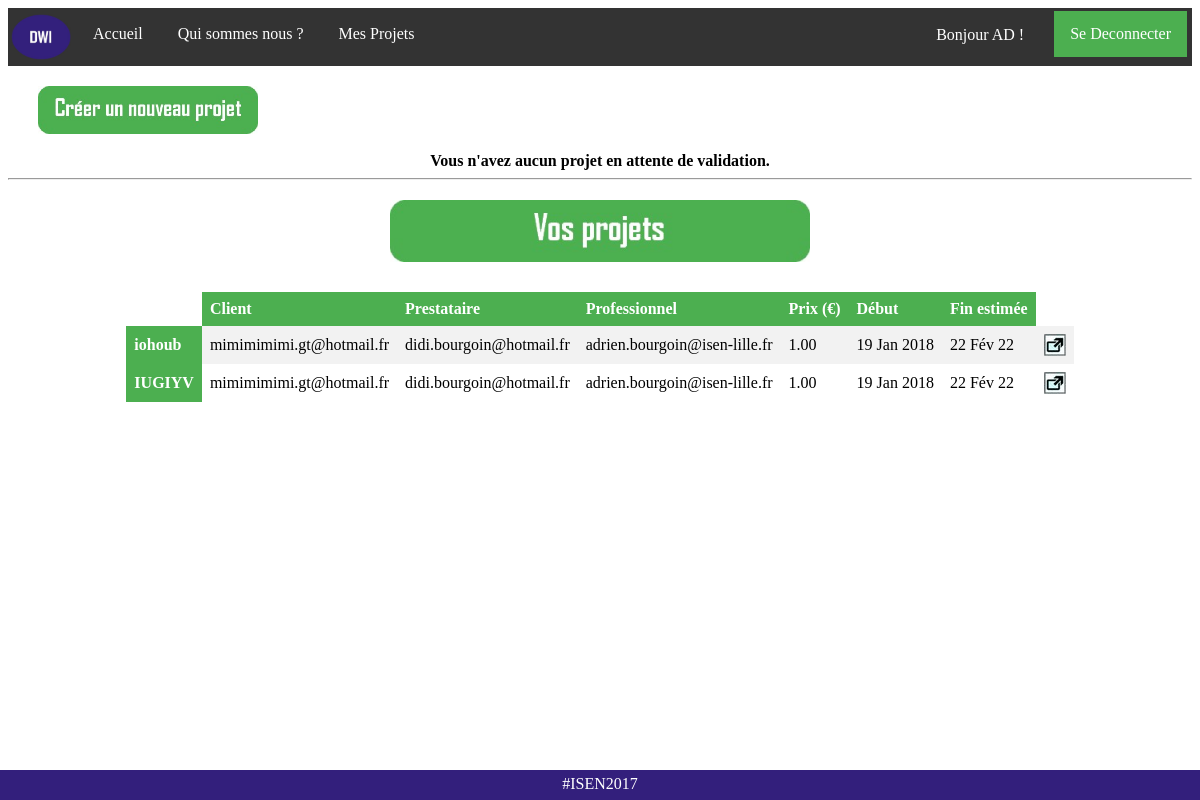
Page /connected (signed in) on the earlier database version.
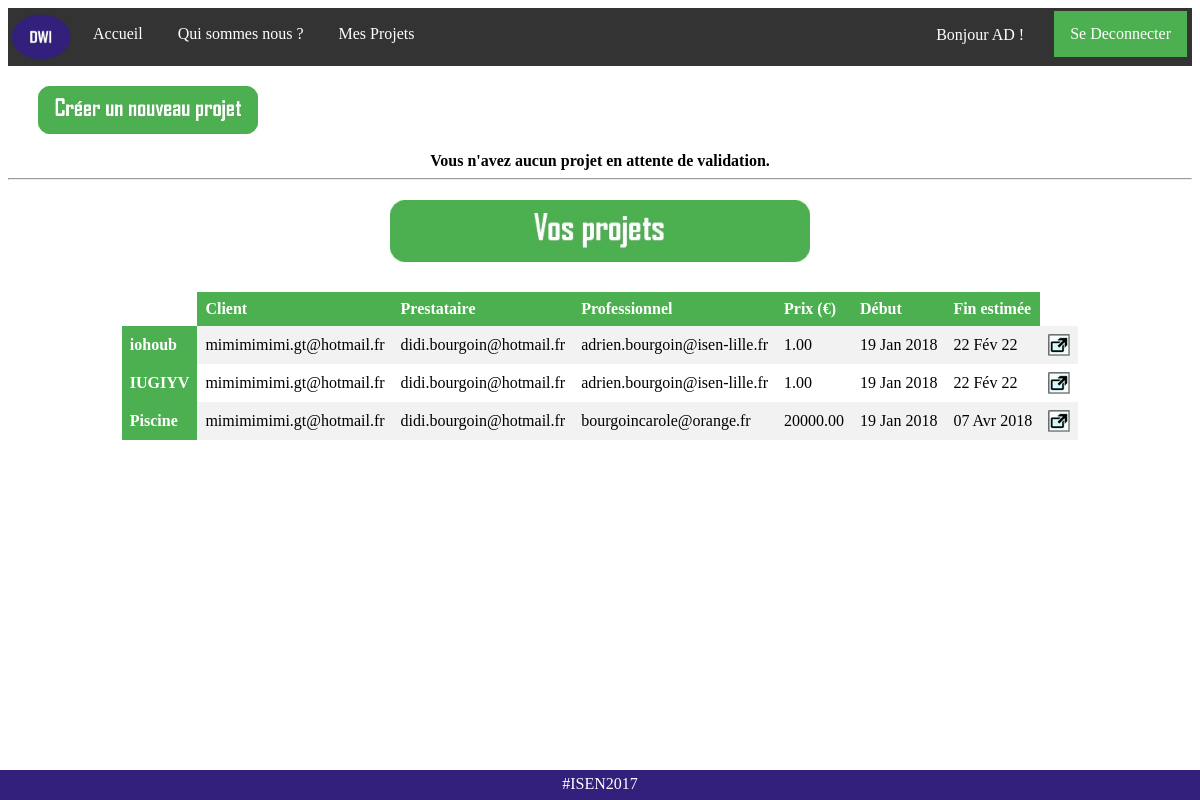
Same page on the later database version.
### TheSafeDeal_NoAdmin/models.py (models this page shows, shortened)
class CustomUser(AbstractUser):
    typeUser = models.CharField(max_length=30, choices=TYPE_USER,null=False, blank=False)
    projet = models.CharField(max_length=32, blank=True)
    email = models.EmailField(verbose_name='email address',max_length=255,unique=True,)
    def get_projects_list(self):
    	if self.projet == "" :
    		return []
    	else:
    		result = self.projet.split(';')
    		result.remove("")
    		return result
    def get_validated_projects_list(self):
    	user_type = self.typeUser
    	projects_list = self.get_projects_list()
    	validated_projects = []
    	unvalidated_projects = []
    	if len(projects_list) == 0:
    		return [],[]
    	for key_project in projects_list:
    		if user_type == 'Prestataire':
    			if Projet.objects.get(key=key_project).isValidate_Prestataire :
    				validated_projects.append(Projet.objects.get(key=key_project))
    			elif not Projet.objects.get(key=key_project).isValidate_Prestataire :
    				unvalidated_projects.append(Projet.objects.get(key=key_project))
    		elif user_type == 'Professionnel':
    			if Projet.objects.get(key=key_project).isValidate_Professionnel :
    				validated_projects.append(Projet.objects.get(key=key_project))
    			elif not Projet.objects.get(key=key_project).isValidate_Professionnel :
    				unvalidated_projects.append(Projet.objects.get(key=key_project))
    		elif user_type == 'Client':
    			if Projet.objects.get(key=key_project).isValidate_Client :
    				validated_projects.append(Projet.objects.get(key=key_project))
    			elif not Projet.objects.get(key=key_project).isValidate_Client :
    				unvalidated_projects.append(Projet.objects.get(key=key_project))
    	return validated_projects,unvalidated_projects

class Projet(models.Model):
	titre = models.CharField(max_length=200)
	key = models.CharField(max_length=32, unique=True)
	prestataire = models.TextField(max_length=150, blank=True)
	client = models.TextField(max_length=150)
	professionnel = models.TextField(max_length=150)
	date_debut = models.DateTimeField(auto_now_add = True, auto_now=False)
	date_fin = models.DateTimeField(auto_now = False, blank = False)
	description = models.TextField()
	prix = models.DecimalField(max_digits=9, decimal_places=2)
	isValidate_Prestataire = models.BooleanField(default=False)
	isValidate_Professionnel = models.BooleanField(default=False)
	isValidate_Client = models.BooleanField(default=False)
	REQUIERED_FIELDS = []

### TheSafeDeal_NoAdmin/views.py (the view, shortened to what this page needs)
# urls.py: url(r'^connected$', views.connected, name='connected'),
def connected(request):
    user = request.user
    if user.is_authenticated() :
        utilisateur = CustomUser.objects.get(username=request.user)
        validated_projects = utilisateur.get_validated_projects_list()[0]
        unvalidated_projects = utilisateur.get_validated_projects_list()[1]
        if request.method == "POST":
            form = NewProjectForm(request.POST)
            if form.is_valid():
                cleaned_info = form.cleaned_data
                new_project = form.save(commit=False)
                new_project.key = get_random_string(length=32)
                new_project.date_debut = timezone.now()
                if utilisateur.email != cleaned_info['client'] and utilisateur.email != cleaned_info['professionnel'] and utilisateur.email != cleaned_info['prestataire'] :
                    error = "Vous ne pouvez pas créer un projet sans en faire partie! Voyons..."
                    return render(request, 'connected.html',{'form':form, 'error': error, 'validated_projects':validated_projects, 'unvalidated_projects':unvalidated_projects})
                if CustomUser.objects.filter(email = cleaned_info['client']).exists() and CustomUser.objects.filter(email = cleaned_info['professionnel']).exists():
                    if cleaned_info['prestataire'] == '':
                        cli = CustomUser.objects.get(email = cleaned_info['client'])
                        pro = CustomUser.objects.get(email = cleaned_info['professionnel'])
                        if cli.typeUser == 'Client' and pro.typeUser == 'Professionnel':
                            new_project.save()
                            cli.add_project(new_project.key)
                            pro.add_project(new_project.key)
                            os.mkdir(settings.MEDIA_ROOT+"/"+new_project.key)
                            return redirect(connected)
                        else:
                            error = "Oups! L'adresse email entrée du Professionnel ou Client ne correpond pas à la bonne personne!"
                            return render(request, 'connected.html',{'form':form, 'error': error, 'validated_projects':validated_projects, 'unvalidated_projects':unvalidated_projects})
                    else:
                        if CustomUser.objects.filter(email = cleaned_info['prestataire']).exists():
                            pre = CustomUser.objects.get(email = cleaned_info['prestataire'])
                            pro = CustomUser.objects.get(email = cleaned_info['professionnel'])
                            cli = CustomUser.objects.get(email = cleaned_info['client'])
                            if pre.typeUser == 'Prestataire' and pro.typeUser == 'Professionnel' and cli.typeUser == 'Client':
                                new_project.save()
                                pre.add_project(new_project.key)
                                pro.add_project(new_project.key)
                                cli.add_project(new_project.key)
                                os.mkdir(settings.MEDIA_ROOT+"/"+new_project.key)
                                return redirect(connected)
                            else:
                                error = "Oups! L'adresse email entrée du Professionnel ou Prestataire ou Client ne correpond pas à la bonne entité !"
                                return render(request, 'connected.html',{'form':form, 'error': error, 'validated_projects':validated_projects, 'unvalidated_projects':unvalidated_projects})
                        else:
                            error = "Le Prestataire n'est pas enregistré à cette adresse mail, veuillez réessayer."
                            return render(request, 'connected.html',{'form':form, 'error': error, 'validated_projects':validated_projects, 'unvalidated_projects':unvalidated_projects})
                else:
                    if not CustomUser.objects.filter(email = cleaned_info['client']).exists():
                        error = "Le Client n'est pas enregistré à cette adresse mail, veuillez recréer le projet."
                    elif not CustomUser.objects.filter(email = cleaned_info['professionnel']).exists():
                        error = "Le Professionnel n'est pas enregistré à cette adresse mail, veuillez recréer le projet."
                    return render(request, 'connected.html',{'form':form, 'error': error, 'validated_projects':validated_projects, 'unvalidated_projects':unvalidated_projects})
        else:
            form = NewProjectForm()
        return render(request, 'connected.html',{'form':form, 'user':request.user, 'validated_projects':validated_projects, 'unvalidated_projects':unvalidated_projects})
    else:
        form = NewProjectForm()
    return render(request, 'connected.html',{'form':form, 'user':request.user})

### TheSafeDeal_NoAdmin/templates/connected.html (shortened to what this page needs)
{% load staticfiles %}
<html>
<head>
        <link rel="stylesheet" href="{% static 'css/connected.css' %}" />
</head>
<body>
<ul>
  <li><img src="{% static 'img/logo.jpg' %}" title="Deal With It"></li>
  <li><a href="{% url 'home' %}">Accueil</a></li>
  <li><a href="{% url 'about' %}">Qui sommes nous ?</a></li>
  {% if user.is_authenticated %}
   <li><a href="{% url 'connected' %}">Mes Projets {{ use }}</a></li>
  {% endif %}
  {% if user.is_authenticated %}
  <li style="float:right;padding-right: 5px"><a class="active" href="{% url 'logout' %}">Se Deconnecter</a></li>
  <li style="float:right;padding-right: 30px;margin-top: 15px;color:white">Bonjour {{ user.username }} !</li>
  {% endif %}
</ul>
{% if user.is_authenticated %}
<div style="background-color: white;height: auto;padding-left: 30px;padding-top: 20px">
	<img src="{% static 'img/new_project.jpg' %}" class="new_project" onclick="display_form()"/>
</div>
<center>
{% if unvalidated_projects|length == 0 %}
<br />
<strong>Vous n'avez aucun projet en attente de validation.</strong>
{% endif %}
{% if validated_projects|length != 0 %}
<hr>
<div class="projet">
	<img src="{% static 'img/your_projects.jpg' %}" class="waiting_project"/>
	<table>
		<tr>
	     <td></td>
	     <th>Client</th>
	     <th>Prestataire</th>
	     <th>Professionnel</th>
	     <th>Prix (€)</th>
	     <th>Début</th>
	     <th>Fin estimée</th>
	    </tr>
		{% for projet in validated_projects %}
		<tr>
	     <th title={{ projet.description }}>{{ projet.titre }}</th>
	     <td>{{ projet.client }}</td>
	     <td>{{ projet.prestataire }}</td>
	     <td>{{ projet.professionnel }}</td>
	     <td>{{ projet.prix }}</td>
	     <td>{{ projet.date_debut|date:"d M Y" }}</td>
	     <td>{{ projet.date_fin|date:"d M Y" }}</td>
	     <td><a href="../project/{{ projet.key }}" target="_blank"><img src="{% static 'img/open.jpg' %}" title="Ouvrir la page du projet" class="open"/></a>
	     </td>
	    {% endfor %}
	</table>
</div>
<br />
{% endif %}
</center>
{% endif %}
<div class="footer">
  <p>#ISEN2017</p>
</div>
</html>

### TheSafeDeal_NoAdmin/static/css/connected.css (style rules this page uses)
ul { list-style-type: none; margin: 0; padding: 0; overflow: hidden; background-color: #333; }
li { float: left; padding-top: 3px; padding-bottom: 3px; padding-right: 3px; }
li a { display: block; color: white; text-align: center; padding: 14px 16px; text-decoration: none; }
li img { height: 46px; width: 60px; display: block; padding-left: 3px; padding-top: 3px; padding-bottom: 3px; padding-right: 3px; }
table { border-collapse: collapse; width: auto; position: relative; margin-top: 30px; margin-bottom: 30px }
th, td { text-align: left; padding: 8px; }
tr:nth-child(even) { background-color: #f2f2f2 }
th { background-color: #4CAF50; color: white; }
.active { background-color: #4CAF50; }
.new_project { border-collapse: collapse; width: 220px; height: auto; cursor: pointer; }
.open { cursor: pointer; }
.projet { background-color: white; height: auto; margin-top: 20px; width: 100% }
.waiting_project { position: relative; width: 420px; height: auto; }
.footer p { margin-top: 5px; font-family: calibri; }
.footer { position: fixed; left: 0; bottom: 0; width: 100%; background-color: #331f7c; color: white; text-align: center; height: 30px; }

Differences in the rows shown:
added Projet: titre "Piscine", client "mimimimimi.gt@hotmail.fr", prestataire "didi.bourgoin@hotmail.fr", professionnel "bourgoincarole@orange.fr", prix "20000.00", date_debut "19 Jan 2018", date_fin "07 Avr 2018"
